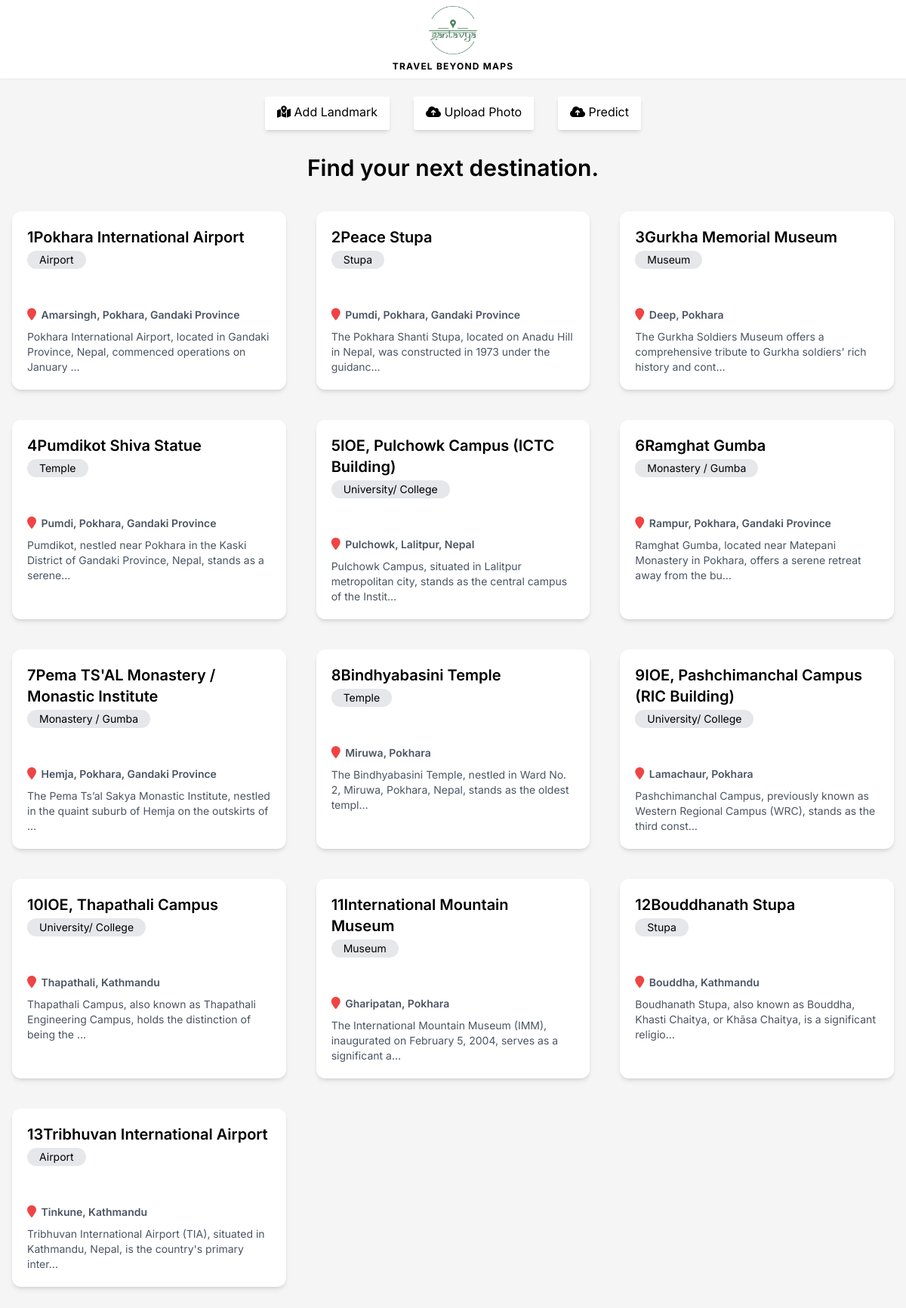
The page / on the database its author committed.
### base/models.py (models this page shows, shortened)
class Landmark(models.Model):
    name = models.CharField(max_length=300,blank=False, null=False) # Pumdikot Shiva Statue
    address = models.CharField(max_length=300,blank=False, null=False) # Pumdikot
    type = models.CharField(max_length=300,blank=False, null=False) # Temple
    description = models.TextField(null=True, blank=True)
    facts = models.TextField(null=True, blank=True)
    longitude = models.CharField(max_length=50, null=True, blank=True)
    latitude = models.CharField(max_length=50, null=True, blank=True)
    saved_by = models.ManyToManyField(User, related_name='saved_landmarks', blank=True) # landmark saved by users
    pred_history = models.ManyToManyField(User, related_name='predicted_landmarks', blank=True) # landmark predicted by users
    updated = models.DateTimeField(auto_now=True)
    created = models.DateTimeField(auto_now_add=True)

### base/views.py (the view)
# urls.py: path('',views.landmark_list, name='get_all_landmarks'),
def landmark_list(request):
    all_landmarks = Landmark.objects.all()
    photos = {}
    for landmark in all_landmarks:
        photo = landmark.photos.all()[:2]
        photos[landmark.id] = photo
    return render(request, 'base/Home.html', {'landmarks':all_landmarks, 'photos':photos})

### base/templates/base/Home.html (shortened to what this page needs)
{% extends 'base/index.html' %} {% load mytags %}  {% block body %}
<h1 class="text-3xl font-semibold tracking-loose text-center mt-2 mb-10">
	Find your next destination.
</h1>
<main>
	<div class="grid grid-cols-1 md:grid-cols-2 lg:grid-cols-3 gap-10">
		{% for landmark in landmarks %}
		<div
			class="bg-white shadow-md hover:shadow-lg duration-300 ease-in-out rounded-xl p-5"
		>
			<a href="{% url 'landmark_detail' landmark.id  %}">
				{% for key, value in photos.items %} {% if landmark.id == key %}
				<div class="flex flex-col gap-1 items-start">
					<h1 class="text-xl font-semibold">{{landmark.id}}{{landmark.name}} </h1>
					<p class="text-sm bg-gray-200 rounded-full px-4 py-0.5 w-fit">
						{{landmark.type}}
					</p>
				</div>
				<div class="flex flex-col items-start gap-2 justify-between">
					<p>
						<i
							class="fas fa-map-marker text-red-500 mr-0.5"
							aria-hidden="true"
						></i>
						<span class="text-sm font-semibold text-gray-600"
							>{{landmark.address}}
						</span>
					</p>
					<p class="text-gray-600 text-sm">
						{{ landmark.description|truncatechars:100 }}
					</p>
				</div>
				{% endif %} {% endfor %}
			</a>
		</div>
		{% endfor %}
	</div>
</main>
{% endblock %}

### static/styles/css/globals.css (style rules this page uses)
* { margin: 0; padding: 0; box-sizing: border-box; font-family: 'Inter', sans-serif; }
html { scroll-behavior: smooth; }
body { background-color: #f5f5f5; }

### rows shown on the page
Landmark: id "1", name "Pokhara International Airport", type "Airport", address "Amarsingh, Pokhara, Gandaki Province", description "Pokhara International Airport, located in Gandaki Province, Nepal, commenced operations on January …"
Landmark: id "2", name "Peace Stupa", type "Stupa", address "Pumdi, Pokhara, Gandaki Province", description "The Pokhara Shanti Stupa, located on Anadu Hill in Nepal, was constructed in 1973 under the guidanc…"
Landmark: id "3", name "Gurkha Memorial Museum", type "Museum", address "Deep, Pokhara", description "The Gurkha Soldiers Museum offers a comprehensive tribute to Gurkha soldiers' rich history and cont…"
Landmark: id "4", name "Pumdikot Shiva Statue", type "Temple", address "Pumdi, Pokhara, Gandaki Province", description "Pumdikot, nestled near Pokhara in the Kaski District of Gandaki Province, Nepal, stands as a serene…"
Landmark: id "5", name "IOE, Pulchowk Campus (ICTC Building)", type "University/ College", address "Pulchowk, Lalitpur, Nepal", description "Pulchowk Campus, situated in Lalitpur metropolitan city, stands as the central campus of the Instit…"
Landmark: id "6", name "Ramghat Gumba", type "Monastery / Gumba", address "Rampur, Pokhara, Gandaki Province", description "Ramghat Gumba, located near Matepani Monastery in Pokhara, offers a serene retreat away from the bu…"
Landmark: id "7", name "Pema TS'AL Monastery / Monastic Institute", type "Monastery / Gumba", address "Hemja, Pokhara, Gandaki Province", description "The Pema Ts’al Sakya Monastic Institute, nestled in the quaint suburb of Hemja on the outskirts of …"
Landmark: id "8", name "Bindhyabasini Temple", type "Temple", address "Miruwa, Pokhara", description "The Bindhyabasini Temple, nestled in Ward No. 2, Miruwa, Pokhara, Nepal, stands as the oldest templ…"
Landmark: id "9", name "IOE, Pashchimanchal Campus (RIC Building)", type "University/ College", address "Lamachaur, Pokhara", description "Pashchimanchal Campus, previously known as Western Regional Campus (WRC), stands as the third const…"
Landmark: id "10", name "IOE, Thapathali Campus", type "University/ College", address "Thapathali, Kathmandu", description "Thapathali Campus, also known as Thapathali Engineering Campus, holds the distinction of being the …"
Landmark: id "11", name "International Mountain Museum", type "Museum", address "Gharipatan, Pokhara", description "The International Mountain Museum (IMM), inaugurated on February 5, 2004, serves as a significant a…"
Landmark: id "12", name "Bouddhanath Stupa", type "Stupa", address "Bouddha, Kathmandu", description "Boudhanath Stupa, also known as Bouddha, Khasti Chaitya, or Khāsa Chaitya, is a significant religio…"
Landmark: id "13", name "Tribhuvan International Airport", type "Airport", address "Tinkune, Kathmandu", description "Tribhuvan International Airport (TIA), situated in Kathmandu, Nepal, is the country's primary inter…"
